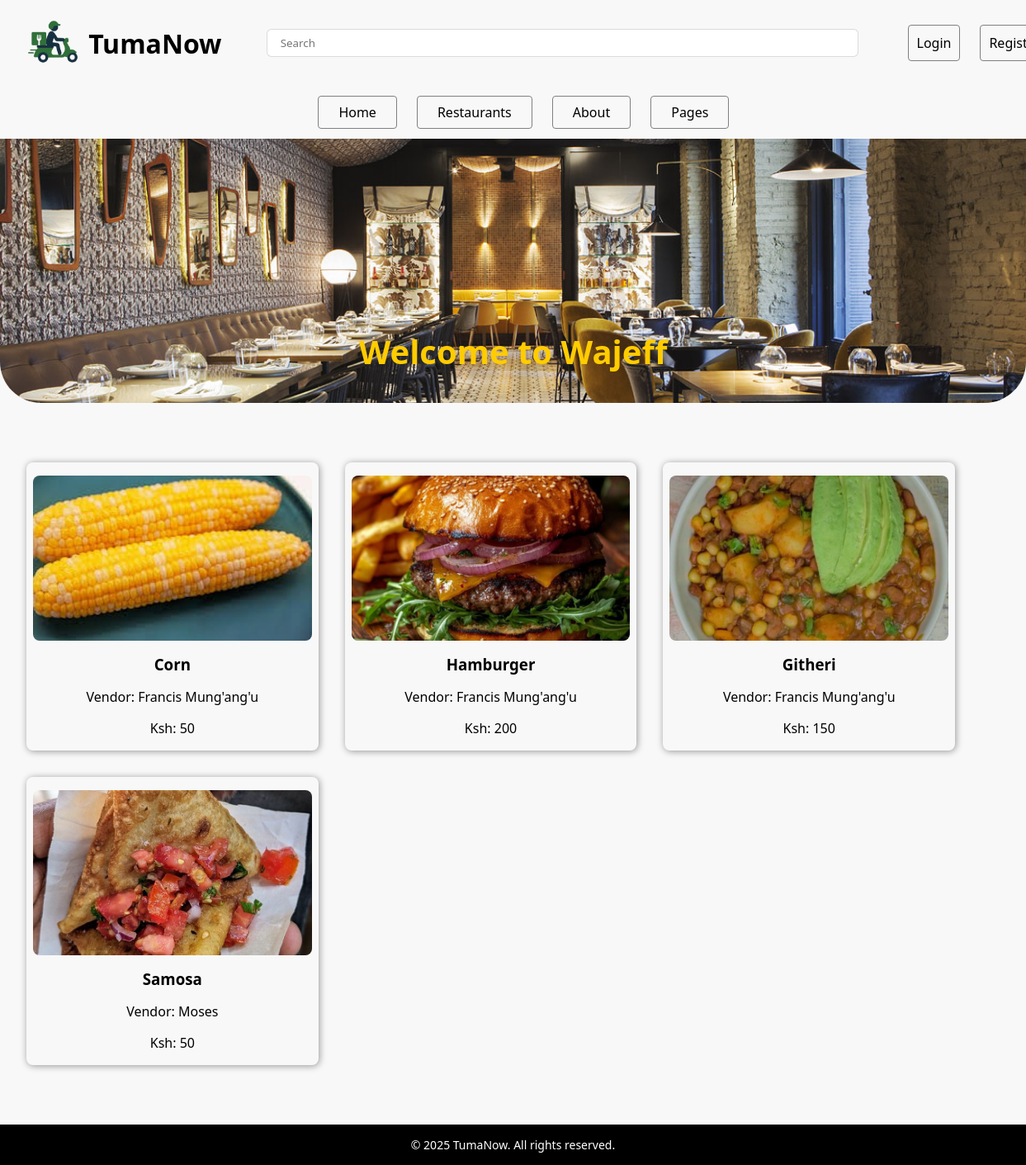
/restaurant/1/, run on an earlier commit of the app's database.
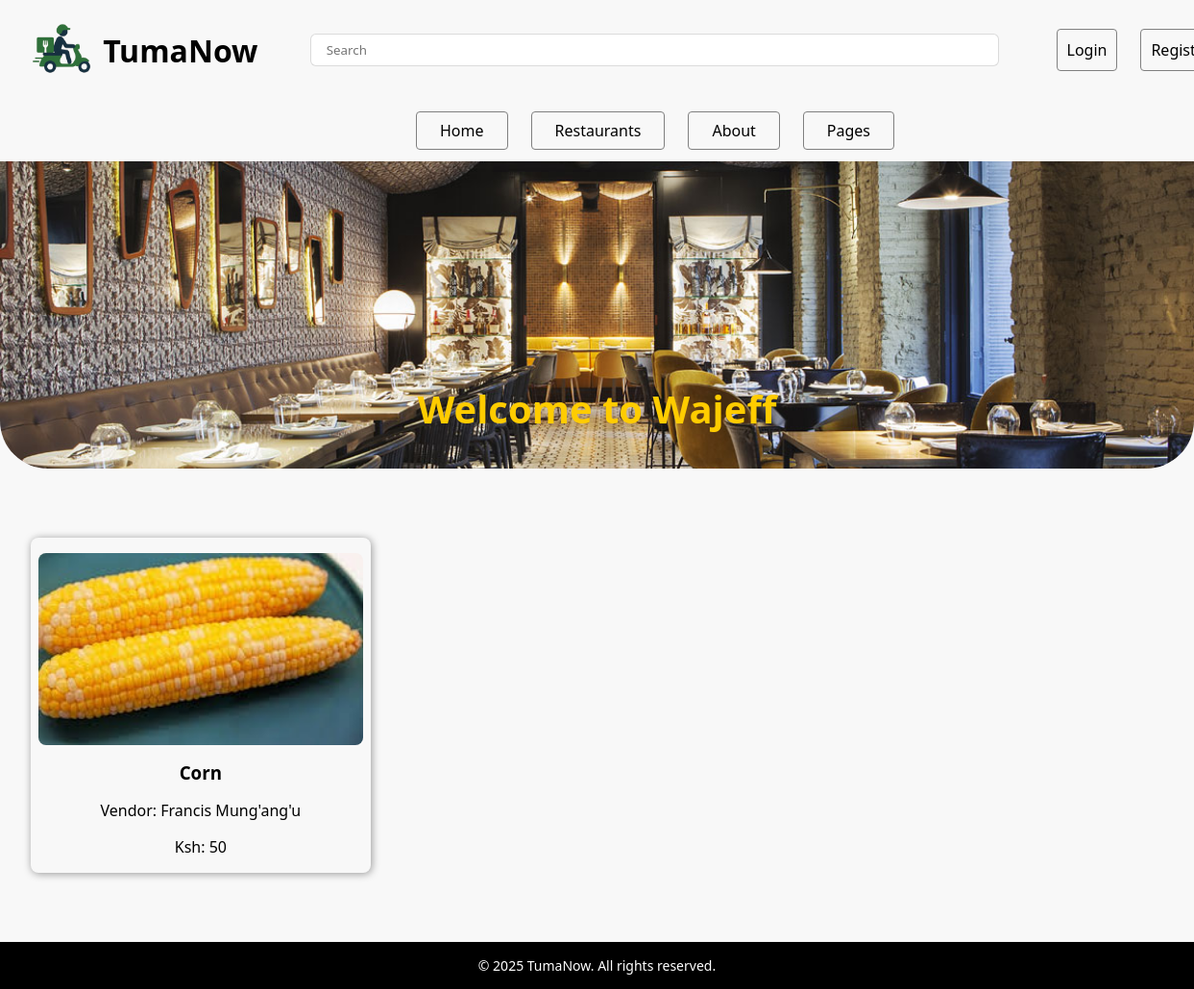
And on a later commit of the database.
### Tumanow_app/models.py (models this page shows, shortened)
class Product(models.Model):
    vendor = models.ForeignKey(Vendor, on_delete=CASCADE)
    name = models.CharField(max_length=100)
    price = models.PositiveIntegerField()
    image = models.ImageField(upload_to='product_images/')
    restaurant = models.ForeignKey('Restaurant', on_delete=models.CASCADE, related_name='menu_items')

class Vendor(models.Model):
    user = models.OneToOneField(User, on_delete=CASCADE)
    vendor_name = models.CharField(max_length=100)
    phone_number = PhoneNumberField()
    restaurant = models.ForeignKey('Restaurant', on_delete=models.CASCADE, related_name='vendor_name')
    def __str__(self):
        return self.vendor_name

### Tumanow_app/views.py (the view)
# urls.py: path('restaurant/<int:id>/', views.restaurant, name='restaurant'),
def restaurant(request, id):
    restaurant = get_object_or_404(Restaurant, pk=id)
    menus = restaurant.menu_items.all()
    context = {
        'restaurant': restaurant,
        'menus': menus,
    }
    return render(request, 'restaurant.html', context)

### Tumanow_app/templates/restaurant.html (shortened to what this page needs)
{% extends 'base.html' %}
{% load static %}
{% block static_inclusions %}
<link rel="stylesheet" href="{% static 'menu.css' %}" />
{% endblock %}
{% block main %}
<main>
    <section class="vendors-container">
        <div class="intro">
            <img src="{{restaurant.image.url}}" />
            <div class="text">
                <h2>Welcome to {{ restaurant.name }}</h2>
            </div>
        </div>
        <div class="vendors-grid">
            {% for menu in menus %}
             <a href="{% url 'checkout' id=menu.id %}" class="vendor-card">
                <img src="{{ menu.image.url }}" alt="Wajeff">
                <h3>{{ menu.name }}</h3>
                <p>Vendor: {{ menu.vendor }}</p>
                <p>Ksh: {{ menu.price }}</p>
            </a>
            {% endfor %}
        </div>
    </section>
</main>
{% endblock %}

What changed in the data, as far as the page shows it:
no longer on this page (row edited): Product: image (picture), name "Hamburger", vendor "Francis Mung'ang'u", price "200"
no longer on this page (row edited): Product: image (picture), name "Githeri", vendor "Francis Mung'ang'u", price "150"
removed Product: image (picture), name "Samosa", vendor "Moses", price "50"
